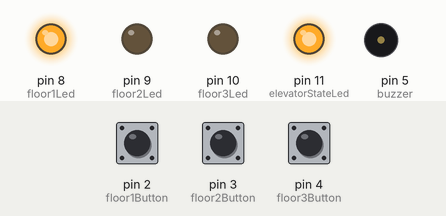
Simulated run of this sketch. Board: Arduino Uno, built with avr-gcc and run on an emulated ATmega328P. Shown: output pins drawn as LEDs (lit = HIGH), buzzer (waves = sounding). Dashed ring = blinking. The inputs (shaded band) are chosen by the test bench; at power-on: pin 3 (floor2Button) HIGH, pin 2 (floor1Button) HIGH, pin 4 (floor3Button) HIGH.

Above: at 1.2 s.
1.3 s: pin 3 (floor2Button) pulled LOW for 0.15 s
At 4.1 s:
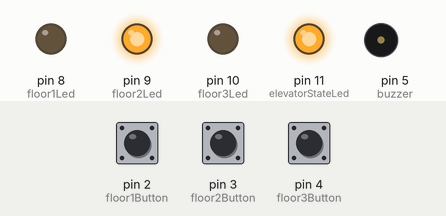
4.3 s: pin 2 (floor1Button) pulled LOW for 0.15 s
At 4.7 s:
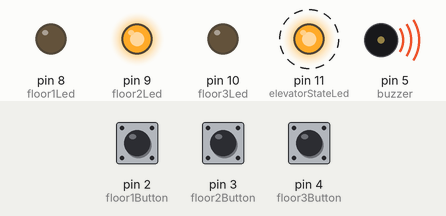
7.3 s: pin 4 (floor3Button) pulled LOW for 0.15 s
At 7.7 s:
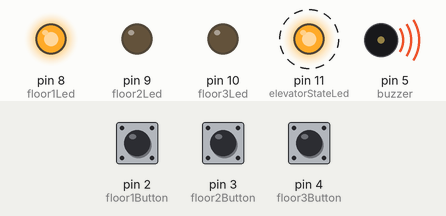
10.4 s: pin 2 (floor1Button) pulled LOW for 1 s
At 12.4 s:
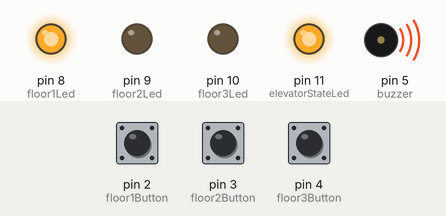
14.0 s: pin 4 (floor3Button) pulled LOW for 1 s
At 14.75 s:
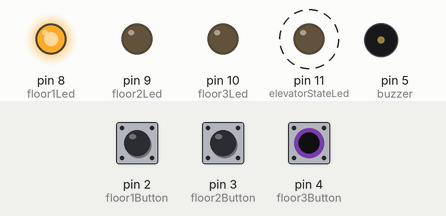
18.0 s: pin 2 (floor1Button) pulled LOW for 3.2 s
At 19.6 s:
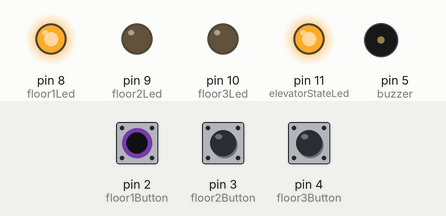
Timing chart, 0 to 21.1 s (numbered marks = the images above; inputs shaded):
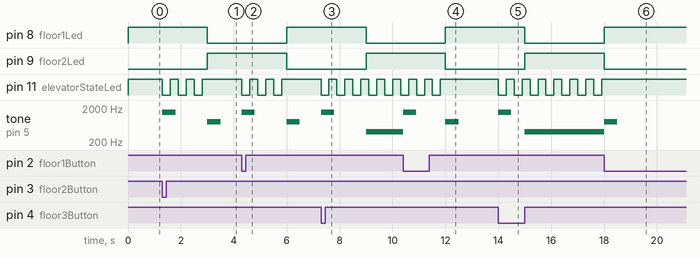

Measured:
- after the input at 1.3 s, pin 8 (floor1Led): HIGH → LOW after 1.7 s; pin 9 (floor2Led): LOW → HIGH after 1.7 s; pin 11 (elevatorStateLed): alternates HIGH for 0.30 s and LOW for 0.30 s, 6 changes in all, then stays HIGH, starting at once; tone on pin 5 (buzzer): silent → 1500 Hz at once, → silent 0.50 s later, → 800 Hz 1.2 s later, → silent 0.50 s later
- after the input at 4.3 s, pin 8 (floor1Led): LOW → HIGH after 1.7 s; pin 9 (floor2Led): HIGH → LOW after 1.7 s; pin 11 (elevatorStateLed): alternates HIGH for 0.30 s and LOW for 0.30 s, 6 changes in all, then stays HIGH, starting at once; tone on pin 5 (buzzer): silent → 1500 Hz at once, → silent 0.50 s later, → 800 Hz 1.2 s later, → silent 0.50 s later
- after the input at 7.3 s, pin 8 (floor1Led): HIGH → LOW after 1.7 s; pin 9 (floor2Led): LOW → HIGH after 1.7 s; pin 11 (elevatorStateLed): alternates HIGH for 0.30 s and LOW for 0.30 s, starting at once; tone on pin 5 (buzzer): silent → 1500 Hz at once, → silent 0.50 s later, → 400 Hz 1.2 s later
- after the input at 10.4 s, pin 8 (floor1Led): LOW → HIGH after 1.6 s; pin 10 (floor3Led): stays LOW (without the input it goes to HIGH after 1.6 s)
- after the input at 14.0 s, pin 8 (floor1Led): HIGH → LOW after 1.0 s; pin 9 (floor2Led): LOW → HIGH after 1.0 s; pin 11 (elevatorStateLed): alternates HIGH for 0.30 s and LOW for 0.30 s, starting at once; tone on pin 5 (buzzer): silent → 1500 Hz at once, → silent 0.50 s later, → 400 Hz 0.51 s later
- after the input at 18.0 s, pin 8 (floor1Led): LOW → HIGH at once; pin 10 (floor3Led): stays LOW (without the input it goes to HIGH after 0.01 s)

The sketch:

homework3.ino
```cpp
const int floor1Button = 2;
const int floor2Button = 3;
const int floor3Button = 4;

const int floor1Led = 8;
const int floor2Led = 9;
const int floor3Led = 10;
const int elevatorStateLed = 11;

const int buzzer = 5;

unsigned long lastFloorMove = 0;
unsigned long lastMoveTime = 0;
int debounceTime = 50;
int currentFloor = 1;
int desiredFloor = 1;
bool isMoving = false;

void setup() {
  pinMode(floor1Button, INPUT_PULLUP);
  pinMode(floor2Button, INPUT_PULLUP);
  pinMode(floor3Button, INPUT_PULLUP);

  pinMode(elevatorStateLed, OUTPUT);
  pinMode(floor1Led, OUTPUT);
  pinMode(floor2Led, OUTPUT);
  pinMode(floor3Led, OUTPUT);

  pinMode(buzzer, OUTPUT);

  digitalWrite(floor1Led, HIGH);
  digitalWrite(elevatorStateLed, HIGH);
}

void loop() {
  if (isMoving) {
    blinkStateLed();
    moveElevator();
  } else {
    digitalWrite(elevatorStateLed, HIGH);
  }

  if (millis() - lastFloorMove > debounceTime) {
    if (digitalRead(floor1Button) == LOW && desiredFloor != 1) {
      desiredFloor = 1;
      isMoving = true;
      lastFloorMove = millis();
      arrivalSound();
    }
    if (digitalRead(floor2Button) == LOW && desiredFloor != 2) {
      desiredFloor = 2;
      isMoving = true;
      lastFloorMove = millis();
      arrivalSound();
    }
    if (digitalRead(floor3Button) == LOW && desiredFloor != 3) {
      desiredFloor = 3;
      isMoving = true;
      lastFloorMove = millis();
      arrivalSound();
    }
  }
}

unsigned long lastBlink = 0;
int timeBlinking = 300;
bool elevatorStateLedStatus = 1;

void blinkStateLed() {
  if (millis() - lastBlink > timeBlinking) {
    lastBlink = millis();
    elevatorStateLedStatus = !elevatorStateLedStatus;
    digitalWrite(elevatorStateLed, elevatorStateLedStatus);
  }
}

unsigned long floorMoveDuration = 3000;
unsigned long moveStartTime = 0;

void moveElevator() {
  if (!isMoving) {
    return;
  } else {
    if (currentFloor < desiredFloor) {
      if (millis() - moveStartTime > floorMoveDuration) {
        currentFloor++;
        moveStartTime = millis();
        movingSound();
      }
    } else if (currentFloor > desiredFloor) {
      if (millis() - moveStartTime > floorMoveDuration) {
        currentFloor--;
        moveStartTime = millis();
        movingSound();
      }
    }

    digitalWrite(floor1Led, currentFloor == 1);
    digitalWrite(floor2Led, currentFloor == 2);
    digitalWrite(floor3Led, currentFloor == 3);

    if (currentFloor == desiredFloor) {
      isMoving = false;
      digitalWrite(elevatorStateLed, HIGH);
      closingDoorsSound();
    }
  }
}

void arrivalSound() {
  tone(buzzer, 1500, 500);
  //delay(200);
  //noTone(buzzer);
}

void movingSound() {
  tone(buzzer, 400, 3000);
  //delay(2000);
  //noTone(buzzer);
}

void closingDoorsSound() {
  tone(buzzer, 800, 500);
  //delay(200);
  //noTone(buzzer);
}
```
